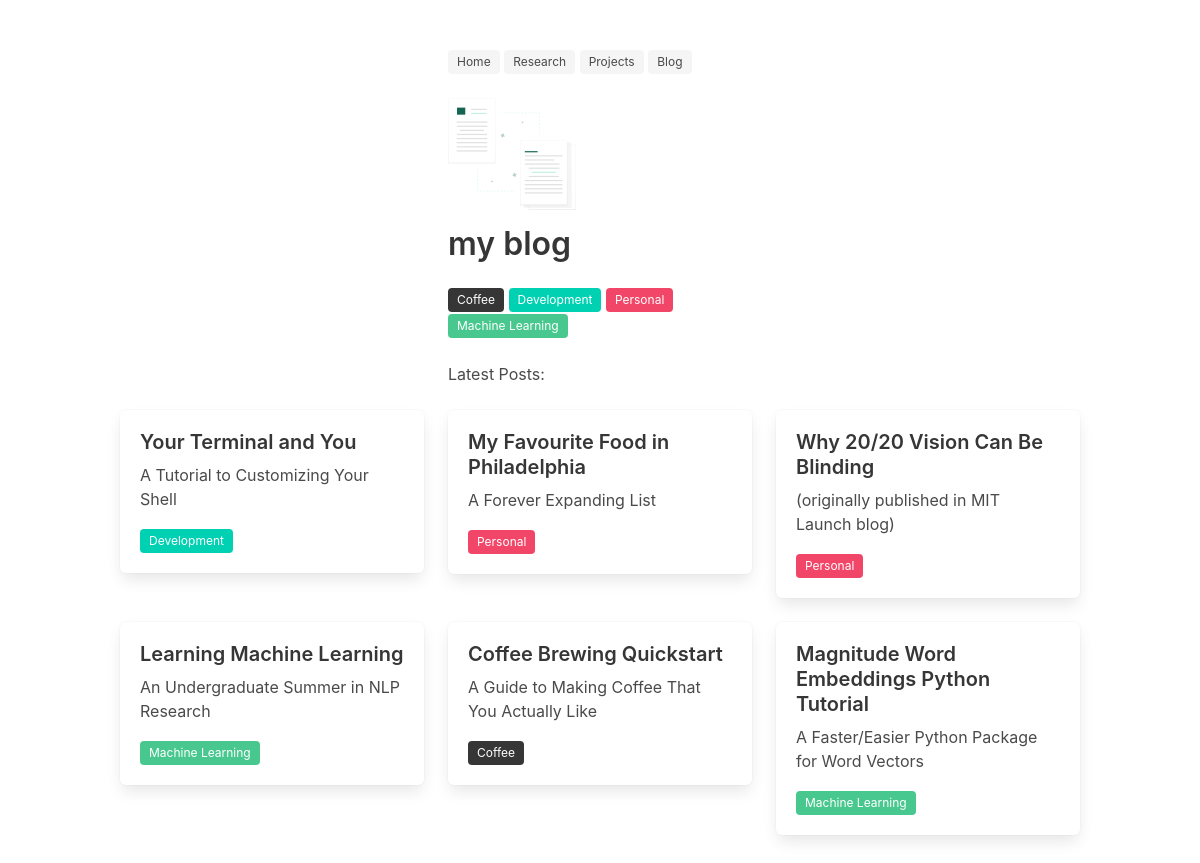
The page /blog/ on the database as committed earlier.
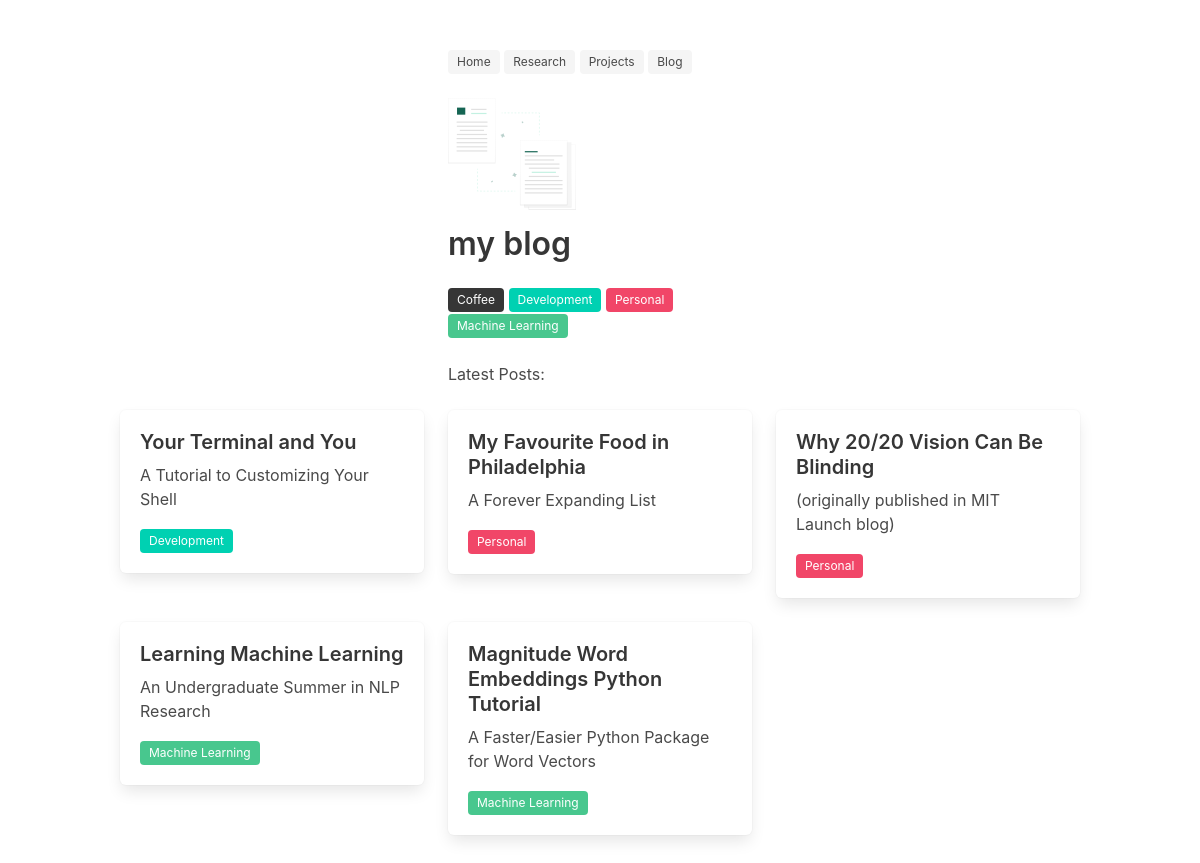
The same page on the database as committed later.
### blog/models.py (models this page shows)
class Category(models.Model):
    name = models.CharField(max_length=100)
    bulma_color = models.CharField(max_length=50, null=True, blank=True)
    class Meta:
        db_table = 'Category'

class Post(models.Model):
    id = models.CharField(max_length=50, primary_key=True)
    title = models.CharField(max_length=100)
    subtitle = models.CharField(max_length=100)
    body = models.TextField()
    category = models.ForeignKey(Category, on_delete=models.DO_NOTHING)
    class Meta:
        db_table = 'Post'

### blog/views.py (the view)
# urls.py: path('blog/', blog, name='blog'),
def blog(request):
    posts = Post.objects.all()
    categories = Category.objects.all()
    return render(request, 'blog.html', {'posts': posts, 'categories': categories, 'select': False})

### kirubarajan/templates/blog.html (shortened to what this page needs)
{% extends 'base.html' %}
{% load static %}
{% block content %}
  <section class="section">
    <div class="container">
      <div class="columns">
        <div class="column is-one-fourth"> </div>
        <div class="column">
          <nav>
            <a href="/"> <span class="tag is-light"> Home </span> </a>
            <a href="/research"> <span class="tag is-light"> Research </span> </a>
            <a href="/projects"> <span class="tag is-light"> Projects </span> </a>
            <a href="/blog"> <span class="tag is-light"> Blog </span> </a>
            <br> <br>
          </nav>
          <figure class="image is-128x128">
            <img src="{% static 'img/papers.svg' %}">
          </figure>
            <h1 class="title"> my blog </h1>
            {% for category in categories %}
            <a href="/blog/category/{{ category.id }}">
              <span class="tag is-{{ category.bulma_color }}"> {{ category.name }} </span>
            </a>
            {% endfor %}
            <br> <br>
            <p>Latest Posts:</p>
        </div>
        <div class="column is-one-fourth"> </div>
      </div>
      <div class="columns is-multiline">
        {% for post in posts %}
        <div class="column is-one-third">
          <a href="/post/{{post.id}}" >
            <div class="box">
              <article class="media">
                <div class="media-content">
                  <div class="content">
                      <p style="margin-bottom: 0.5rem" class="subtitle"> <strong> {{ post.title }} </strong> </p>
                      <p> {{ post.subtitle }} </p>
                      <span class="tag is-{{ post.category.bulma_color }}"> {{ post.category.name }} </span> <br>
                  </div>
                </div>
              </article>
            </div>
          </a>
        </div>
        <br>
        {% endfor %}
      </div>
    </div>
  </section>
{% endblock %}

Rows that differ between the two databases and show on the page:
removed Post: title "Coffee Brewing Quickstart", subtitle "A Guide to Making Coffee That You Actually Like", category.name "Coffee"
